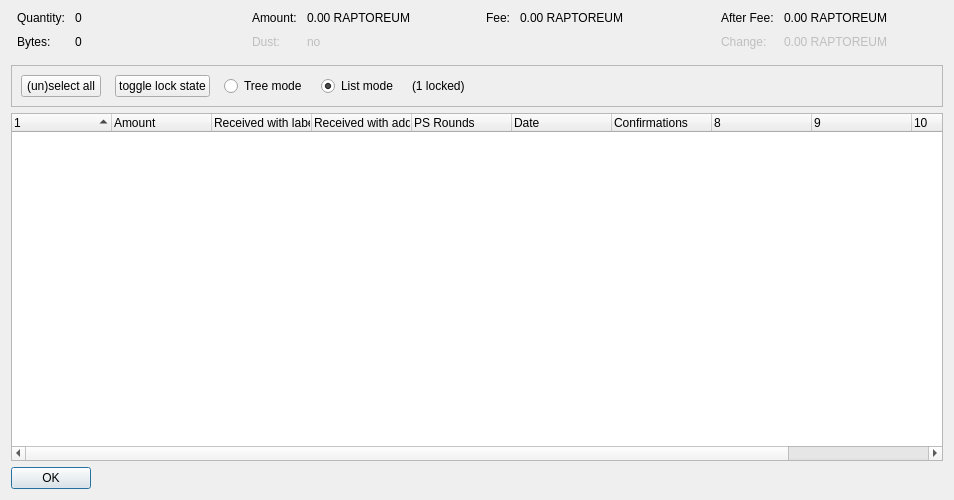
<?xml version="1.0" encoding="UTF-8"?>
<ui version="4.0">
 <class>CoinControlDialog</class>
 <widget class="QDialog" name="CoinControlDialog">
  <property name="geometry">
   <rect>
    <x>0</x>
    <y>0</y>
    <width>954</width>
    <height>500</height>
   </rect>
  </property>
  <property name="windowTitle">
   <string>Coin Selection</string>
  </property>
  <layout class="QVBoxLayout" name="verticalLayout">
   <item>
    <layout class="QHBoxLayout" name="horizontalLayoutTop" stretch="0,0,0,0">
     <property name="topMargin">
      <number>0</number>
     </property>
     <property name="bottomMargin">
      <number>10</number>
     </property>
     <item>
      <layout class="QFormLayout" name="formLayoutCoinControl1">
       <property name="horizontalSpacing">
        <number>10</number>
       </property>
       <property name="verticalSpacing">
        <number>10</number>
       </property>
       <property name="leftMargin">
        <number>6</number>
       </property>
       <property name="rightMargin">
        <number>6</number>
       </property>
       <item row="0" column="0">
        <widget class="QLabel" name="labelCoinControlQuantityText">
         <property name="text">
          <string>Quantity:</string>
         </property>
        </widget>
       </item>
       <item row="0" column="1">
        <widget class="QLabel" name="labelCoinControlQuantity">
         <property name="cursor">
          <cursorShape>IBeamCursor</cursorShape>
         </property>
         <property name="contextMenuPolicy">
          <enum>Qt::ActionsContextMenu</enum>
         </property>
         <property name="text">
          <string notr="true">0</string>
         </property>
         <property name="textInteractionFlags">
          <set>Qt::LinksAccessibleByMouse|Qt::TextSelectableByKeyboard|Qt::TextSelectableByMouse</set>
         </property>
        </widget>
       </item>
       <item row="1" column="0">
        <widget class="QLabel" name="labelCoinControlBytesText">
         <property name="text">
          <string>Bytes:</string>
         </property>
        </widget>
       </item>
       <item row="1" column="1">
        <widget class="QLabel" name="labelCoinControlBytes">
         <property name="cursor">
          <cursorShape>IBeamCursor</cursorShape>
         </property>
         <property name="contextMenuPolicy">
          <enum>Qt::ActionsContextMenu</enum>
         </property>
         <property name="text">
          <string notr="true">0</string>
         </property>
         <property name="textInteractionFlags">
          <set>Qt::LinksAccessibleByMouse|Qt::TextSelectableByKeyboard|Qt::TextSelectableByMouse</set>
         </property>
        </widget>
       </item>
      </layout>
     </item>
     <item>
      <layout class="QFormLayout" name="formLayoutCoinControl2">
       <property name="horizontalSpacing">
        <number>10</number>
       </property>
       <property name="verticalSpacing">
        <number>10</number>
       </property>
       <property name="leftMargin">
        <number>6</number>
       </property>
       <property name="rightMargin">
        <number>6</number>
       </property>
       <item row="0" column="0">
        <widget class="QLabel" name="labelCoinControlAmountText">
         <property name="text">
          <string>Amount:</string>
         </property>
        </widget>
       </item>
       <item row="0" column="1">
        <widget class="QLabel" name="labelCoinControlAmount">
         <property name="cursor">
          <cursorShape>IBeamCursor</cursorShape>
         </property>
         <property name="contextMenuPolicy">
          <enum>Qt::ActionsContextMenu</enum>
         </property>
         <property name="text">
          <string notr="true">0.00 RAPTOREUM</string>
         </property>
         <property name="textInteractionFlags">
          <set>Qt::LinksAccessibleByMouse|Qt::TextSelectableByKeyboard|Qt::TextSelectableByMouse</set>
         </property>
        </widget>
       </item>
       <item row="1" column="0">
        <widget class="QLabel" name="labelCoinControlLowOutputText">
         <property name="enabled">
          <bool>false</bool>
         </property>
         <property name="text">
          <string>Dust:</string>
         </property>
        </widget>
       </item>
       <item row="1" column="1">
        <widget class="QLabel" name="labelCoinControlLowOutput">
         <property name="enabled">
          <bool>false</bool>
         </property>
         <property name="cursor">
          <cursorShape>IBeamCursor</cursorShape>
         </property>
         <property name="contextMenuPolicy">
          <enum>Qt::ActionsContextMenu</enum>
         </property>
         <property name="text">
          <string notr="true">no</string>
         </property>
         <property name="textInteractionFlags">
          <set>Qt::LinksAccessibleByMouse|Qt::TextSelectableByKeyboard|Qt::TextSelectableByMouse</set>
         </property>
        </widget>
       </item>
      </layout>
     </item>
     <item>
      <layout class="QFormLayout" name="formLayoutCoinControl3">
       <property name="horizontalSpacing">
        <number>10</number>
       </property>
       <property name="verticalSpacing">
        <number>10</number>
       </property>
       <property name="leftMargin">
        <number>6</number>
       </property>
       <property name="rightMargin">
        <number>6</number>
       </property>
       <item row="0" column="0">
        <widget class="QLabel" name="labelCoinControlFeeText">
         <property name="text">
          <string>Fee:</string>
         </property>
        </widget>
       </item>
       <item row="0" column="1">
        <widget class="QLabel" name="labelCoinControlFee">
         <property name="cursor">
          <cursorShape>IBeamCursor</cursorShape>
         </property>
         <property name="contextMenuPolicy">
          <enum>Qt::ActionsContextMenu</enum>
         </property>
         <property name="text">
          <string notr="true">0.00 RAPTOREUM</string>
         </property>
         <property name="textInteractionFlags">
          <set>Qt::LinksAccessibleByMouse|Qt::TextSelectableByKeyboard|Qt::TextSelectableByMouse</set>
         </property>
        </widget>
       </item>
      </layout>
     </item>
     <item>
      <layout class="QFormLayout" name="formLayoutCoinControl4">
       <property name="horizontalSpacing">
        <number>10</number>
       </property>
       <property name="verticalSpacing">
        <number>10</number>
       </property>
       <property name="leftMargin">
        <number>6</number>
       </property>
       <property name="rightMargin">
        <number>6</number>
       </property>
       <item row="0" column="0">
        <widget class="QLabel" name="labelCoinControlAfterFeeText">
         <property name="text">
          <string>After Fee:</string>
         </property>
        </widget>
       </item>
       <item row="0" column="1">
        <widget class="QLabel" name="labelCoinControlAfterFee">
         <property name="cursor">
          <cursorShape>IBeamCursor</cursorShape>
         </property>
         <property name="contextMenuPolicy">
          <enum>Qt::ActionsContextMenu</enum>
         </property>
         <property name="text">
          <string notr="true">0.00 RAPTOREUM</string>
         </property>
         <property name="textInteractionFlags">
          <set>Qt::LinksAccessibleByMouse|Qt::TextSelectableByKeyboard|Qt::TextSelectableByMouse</set>
         </property>
        </widget>
       </item>
       <item row="1" column="0">
        <widget class="QLabel" name="labelCoinControlChangeText">
         <property name="enabled">
          <bool>false</bool>
         </property>
         <property name="text">
          <string>Change:</string>
         </property>
        </widget>
       </item>
       <item row="1" column="1">
        <widget class="QLabel" name="labelCoinControlChange">
         <property name="enabled">
          <bool>false</bool>
         </property>
         <property name="cursor">
          <cursorShape>IBeamCursor</cursorShape>
         </property>
         <property name="contextMenuPolicy">
          <enum>Qt::ActionsContextMenu</enum>
         </property>
         <property name="text">
          <string notr="true">0.00 RAPTOREUM</string>
         </property>
         <property name="textInteractionFlags">
          <set>Qt::LinksAccessibleByMouse|Qt::TextSelectableByKeyboard|Qt::TextSelectableByMouse</set>
         </property>
        </widget>
       </item>
      </layout>
     </item>
    </layout>
   </item>
   <item>
    <widget class="QFrame" name="frame">
     <property name="minimumSize">
      <size>
       <width>0</width>
       <height>40</height>
      </size>
     </property>
     <property name="frameShape">
      <enum>QFrame::StyledPanel</enum>
     </property>
     <property name="frameShadow">
      <enum>QFrame::Sunken</enum>
     </property>
     <layout class="QHBoxLayout" name="horizontalLayout">
      <item>
       <layout class="QHBoxLayout" name="horizontalLayoutPanel" stretch="0,0,0,0,0,0">
        <property name="spacing">
         <number>14</number>
        </property>
        <item>
         <widget class="QPushButton" name="pushButtonSelectAll">
          <property name="sizePolicy">
           <sizepolicy hsizetype="Maximum" vsizetype="Fixed">
            <horstretch>0</horstretch>
            <verstretch>0</verstretch>
           </sizepolicy>
          </property>
          <property name="text">
           <string>(un)select all</string>
          </property>
          <property name="autoDefault">
           <bool>false</bool>
          </property>
         </widget>
        </item>
        <item>
         <widget class="QPushButton" name="pushButtonToggleLock">
          <property name="sizePolicy">
           <sizepolicy hsizetype="Maximum" vsizetype="Fixed">
            <horstretch>0</horstretch>
            <verstretch>0</verstretch>
           </sizepolicy>
          </property>
          <property name="text">
           <string>toggle lock state</string>
          </property>
          <property name="autoDefault">
           <bool>false</bool>
          </property>
         </widget>
        </item>
        <item>
         <widget class="QRadioButton" name="radioTreeMode">
          <property name="sizePolicy">
           <sizepolicy hsizetype="Maximum" vsizetype="Fixed">
            <horstretch>0</horstretch>
            <verstretch>0</verstretch>
           </sizepolicy>
          </property>
          <property name="text">
           <string>Tree mode</string>
          </property>
         </widget>
        </item>
        <item>
         <widget class="QRadioButton" name="radioListMode">
          <property name="sizePolicy">
           <sizepolicy hsizetype="Maximum" vsizetype="Fixed">
            <horstretch>0</horstretch>
            <verstretch>0</verstretch>
           </sizepolicy>
          </property>
          <property name="text">
           <string>List mode</string>
          </property>
          <property name="checked">
           <bool>true</bool>
          </property>
         </widget>
        </item>
        <item>
         <widget class="QLabel" name="labelLocked">
          <property name="text">
           <string>(1 locked)</string>
          </property>
         </widget>
        </item>
        <item>
         <spacer name="horizontalSpacer">
          <property name="orientation">
           <enum>Qt::Horizontal</enum>
          </property>
          <property name="sizeHint" stdset="0">
           <size>
            <width>40</width>
            <height>20</height>
           </size>
          </property>
         </spacer>
        </item>
       </layout>
      </item>
     </layout>
    </widget>
   </item>
   <item>
    <widget class="CoinControlTreeWidget" name="treeWidget">
     <property name="contextMenuPolicy">
      <enum>Qt::CustomContextMenu</enum>
     </property>
     <property name="sortingEnabled">
      <bool>false</bool>
     </property>
     <property name="columnCount">
      <number>11</number>
     </property>
     <attribute name="headerShowSortIndicator" stdset="0">
      <bool>true</bool>
     </attribute>
     <attribute name="headerStretchLastSection">
      <bool>false</bool>
     </attribute>
     <column>
      <property name="text">
       <string/>
      </property>
     </column>
     <column>
      <property name="text">
       <string>Amount</string>
      </property>
     </column>
     <column>
      <property name="text">
       <string>Received with label</string>
      </property>
     </column>
     <column>
      <property name="text">
       <string>Received with address</string>
      </property>
     </column>
     <column>
      <property name="text">
       <string>PS Rounds</string>
      </property>
     </column>
     <column>
      <property name="text">
       <string>Date</string>
      </property>
     </column>
     <column>
      <property name="text">
       <string>Confirmations</string>
      </property>
      <property name="toolTip">
       <string>Confirmed</string>
      </property>
     </column>
     <column>
      <property name="text">
       <string/>
      </property>
     </column>
     <column>
      <property name="text">
       <string/>
      </property>
     </column>
     <column>
      <property name="text">
       <string/>
      </property>
     </column>
     <column>
      <property name="text">
       <string/>
      </property>
     </column>
    </widget>
   </item>
   <item>
    <widget class="QDialogButtonBox" name="buttonBox">
     <property name="sizePolicy">
      <sizepolicy hsizetype="Maximum" vsizetype="Fixed">
       <horstretch>0</horstretch>
       <verstretch>0</verstretch>
      </sizepolicy>
     </property>
     <property name="orientation">
      <enum>Qt::Horizontal</enum>
     </property>
     <property name="standardButtons">
      <set>QDialogButtonBox::Ok</set>
     </property>
    </widget>
   </item>
  </layout>
 </widget>
 <customwidgets>
  <customwidget>
   <class>CoinControlTreeWidget</class>
   <extends>QTreeWidget</extends>
   <header>qt/coincontroltreewidget.h</header>
  </customwidget>
 </customwidgets>
 <resources/>
 <connections/>
</ui>
